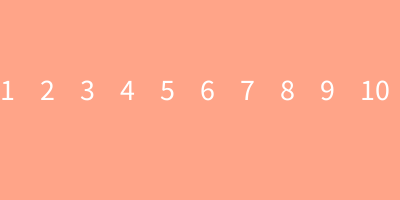
Frame 1 (no input)
Frame 60 (the mouse pressed at the canvas centre just before this capture): identical to frame 1, image omitted
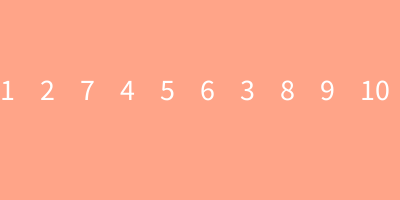
Frame 120 (the mouse held since frame 60 and released just before this capture)

The Processing sketch that drew these frames (run headless with seeded random() and noise(); from frame 60 on, the mouse is pressed at the canvas centre):

// Processing sketch: sketch_0528shuffle
// ── sketch_0528shuffle.pde
int []a={1, 2, 3, 4, 5, 6, 7, 8, 9, 10};
void setup(){
  size(400, 200);
  textSize(30);
}
void draw(){
  background(#FFA488);
  for(int i=0; i<10; i++){
    text(a[i], i*40, 100);
  }
}
void mousePressed(){  //點擊會隨機交換兩數的位置
  int i1=(int)random(10);
  int i2=(int)random(10);
  int temp=a[i1];
  a[i1]=a[i2];
  a[i2]=temp;
}
